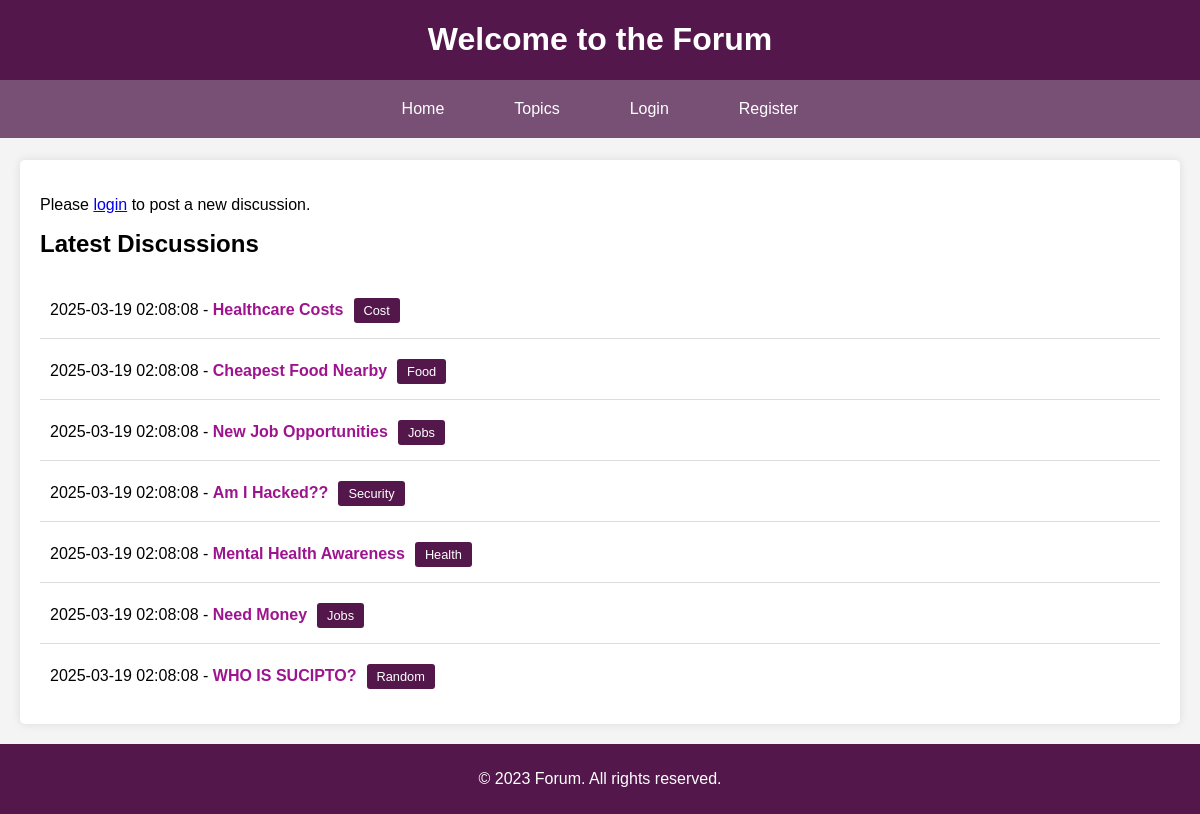
The page /index.php?show_all=true on the database its author committed.
### tables this page shows
CREATE TABLE IF NOT EXISTS discussions (
    id INT AUTO_INCREMENT PRIMARY KEY,
    title VARCHAR(255) NOT NULL,
    content TEXT NOT NULL,
    file_path VARCHAR(255),
    created_at TIMESTAMP DEFAULT CURRENT_TIMESTAMP,
    topic VARCHAR(255),
    user_id INT,
    FOREIGN KEY (user_id) REFERENCES users(id)
);

### index.php (the view, shortened to what this page needs)
<!DOCTYPE html>
<html lang="en">
<head>
    <link rel="stylesheet" href="styles.css">
</head>
<body>
    <header>
        <h1>Welcome to the Forum</h1>
        <nav>
            <ul class="navbar">
                <li><a href="index.php">Home</a></li>
                <li><a href="topics.php">Topics</a></li>
                <?php
                if (!isset($_SESSION['loggedin']) || $_SESSION['loggedin'] !== true) {
                    echo '<li><a href="login.php">Login</a></li><li><a href="register.php">Register</a></li>';
                }
                ?>
            </ul>
        </nav>
    </header>
    <main>
        <div class="hfiller">
        </div>
        <section>
            <?php
            if (isset($_SESSION['loggedin']) && $_SESSION['loggedin'] === true) {
                echo '<button class="form-input" onclick="toggleForm()">Post New Discussion</button>';
            } else {
                echo '<p>Please <a href="login.php">login</a> to post a new discussion.</p>';
            }
            ?>
            <h2>Latest Discussions</h2>
            <ul class="discussions">
                <?php
                $conn = new mysqli(DB_SERVER, DB_USERNAME, DB_PASSWORD, DB_NAME);
                $sql = isset($_GET['show_all']) ? "SELECT id, title, created_at, topic FROM discussions ORDER BY created_at DESC" : "SELECT id, title, created_at, topic FROM discussions ORDER BY created_at DESC LIMIT 5";
                $result = $conn->query($sql);
                if ($result->num_rows > 0) {
                    while($row = $result->fetch_assoc()) {
                        echo "<li class=" . "discussions" . ">" . $row['created_at'] . " - " . "<a href='discussion.php?id=" . $row['id'] . "'>" . $row['title'] . "</a>" . "<span class='topic-tag'>" . $row['topic'] . "</span>" . "<br></li>";
                    }
                } else {
                    echo "<li>No discussions found</li>";
                }
                ?>
            </ul>
        </section>
        <div class="ffiller">
        </div>
    </main>
    <footer>
        <p>&copy; 2023 Forum. All rights reserved.</p>
    </footer>
</body>
</html>

### styles.css (style rules this page uses)
body { font-family: Arial, sans-serif; margin: 0; padding: 0; background-color: #f4f4f4; }
header { background-color: #53174b; color: #fff; text-align: center; position: fixed; width: 100%; }
.hfiller { height: 140px; }
nav { display: flex; justify-content: center; background-color: #784f75; padding: 20px; }
.navbar { list-style-type: none; padding: 0; display: flex; gap: 10px; }
nav a { color: #fff; padding: 14px 20px; text-decoration: none; text-align: center; }
nav ul.navbar { list-style-type: none; padding: 0; margin: 0; display: flex; justify-content: center; }
nav ul.navbar li { margin: 0 10px; }
nav ul.navbar li a { color: #fff; text-decoration: none; }
main { padding: 20px; }
section { background-color: #fff; padding: 20px; border-radius: 5px; box-shadow: 0 0 10px rgba(0, 0, 0, 0.1); }
h2 { margin-top: 0; }
ul.discussions { list-style-type: none; padding: 0; margin: 0; }
ul.discussions li { padding: 10px; border-bottom: 1px solid #ddd; }
ul.discussions li:last-child { border-bottom: none; }
ul.discussions li a { text-decoration: none; color: #9e148e; font-weight: bold; }
.topic-tag { display: inline-block; background-color: #53174b; color: #fff; padding: 5px 10px; border-radius: 3px; font-size: 0.8em; margin: 10px 5px 5px 10px; }
.ffiller { height: 70px; }
footer { background-color: #53174b; color: #fff; text-align: center; padding: 10px 0; position: fixed; width: 100%; bottom: 0; }

### rows shown on the page
discussions: created_at "2025-03-19 02:08:08", title "Healthcare Costs", topic "Cost"
discussions: created_at "2025-03-19 02:08:08", title "Cheapest Food Nearby", topic "Food"
discussions: created_at "2025-03-19 02:08:08", title "New Job Opportunities", topic "Jobs"
discussions: created_at "2025-03-19 02:08:08", title "Am I Hacked??", topic "Security"
discussions: created_at "2025-03-19 02:08:08", title "Mental Health Awareness", topic "Health"
discussions: created_at "2025-03-19 02:08:08", title "Need Money", topic "Jobs"
discussions: created_at "2025-03-19 02:08:08", title "WHO IS SUCIPTO?", topic "Random"
